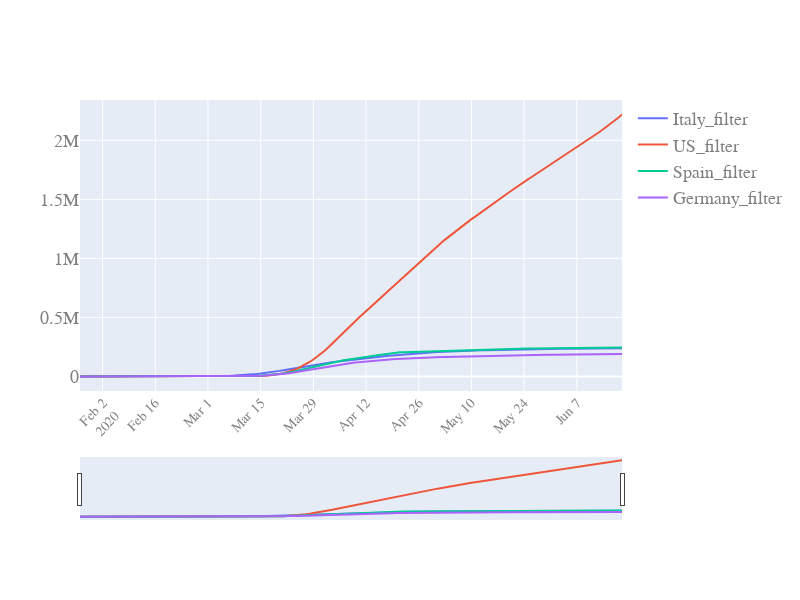

This figure's notebook cell:
### Code cell
start_pos=5
quick_plot(df_analyse.date[start_pos:],
           df_analyse[filter_cols].iloc[start_pos:,:], #['US','US_filter']
           yscale='linear',
           slider=True)

### Figure 1 — Plotly figure (JSON) as saved in the notebook; plotly's stock layout.template omitted (floating-point values rounded to 4 significant figures; data arrays with more than 128 entries replaced by an {"elided": "..."} marker saying what was removed)
{"data": [{"marker": {"size": 3}, "mode": "lines", "name": "Italy_filter", "type": "scatter", "x": {"elided": "145 str values"}, "y": {"elided": "145 float values"}}, {"marker": {"size": 3}, "mode": "lines", "name": "US_filter", "type": "scatter", "x": {"elided": "145 str values"}, "y": {"elided": "145 float values"}}, {"marker": {"size": 3}, "mode": "lines", "name": "Spain_filter", "type": "scatter", "x": {"elided": "145 str values"}, "y": {"elided": "145 float values"}}, {"marker": {"size": 3}, "mode": "lines", "name": "Germany_filter", "type": "scatter", "x": {"elided": "145 str values"}, "y": {"elided": "145 float values"}}], "layout": {"autosize": true, "font": {"color": "#7f7f7f", "family": "PT Sans. monospace", "size": 18}, "height": 600, "width": 800, "xaxis": {"nticks": 20, "rangeslider": {"visible": true}, "tickangle": -45, "tickfont": {"color": "#7f7f7f", "size": 14}}, "yaxis": {"type": "linear"}}}
